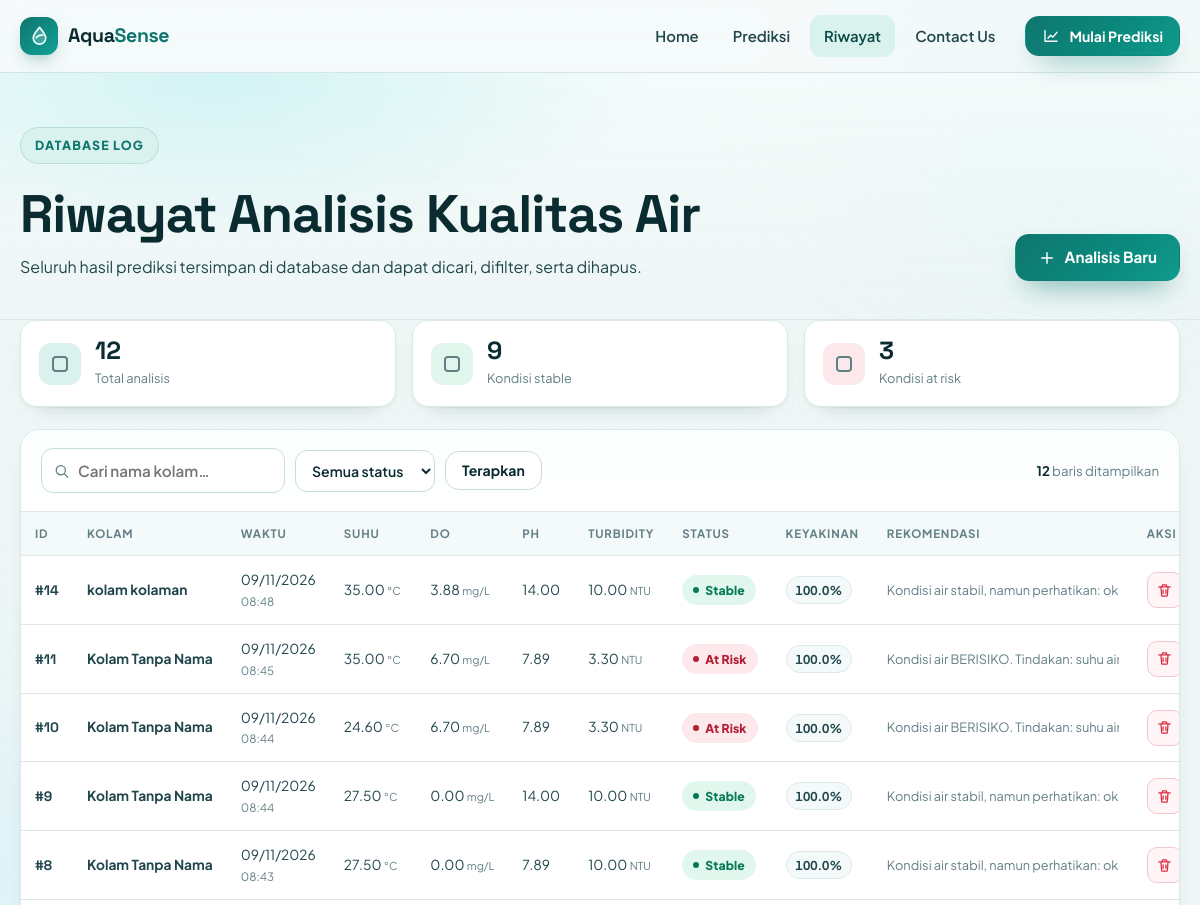
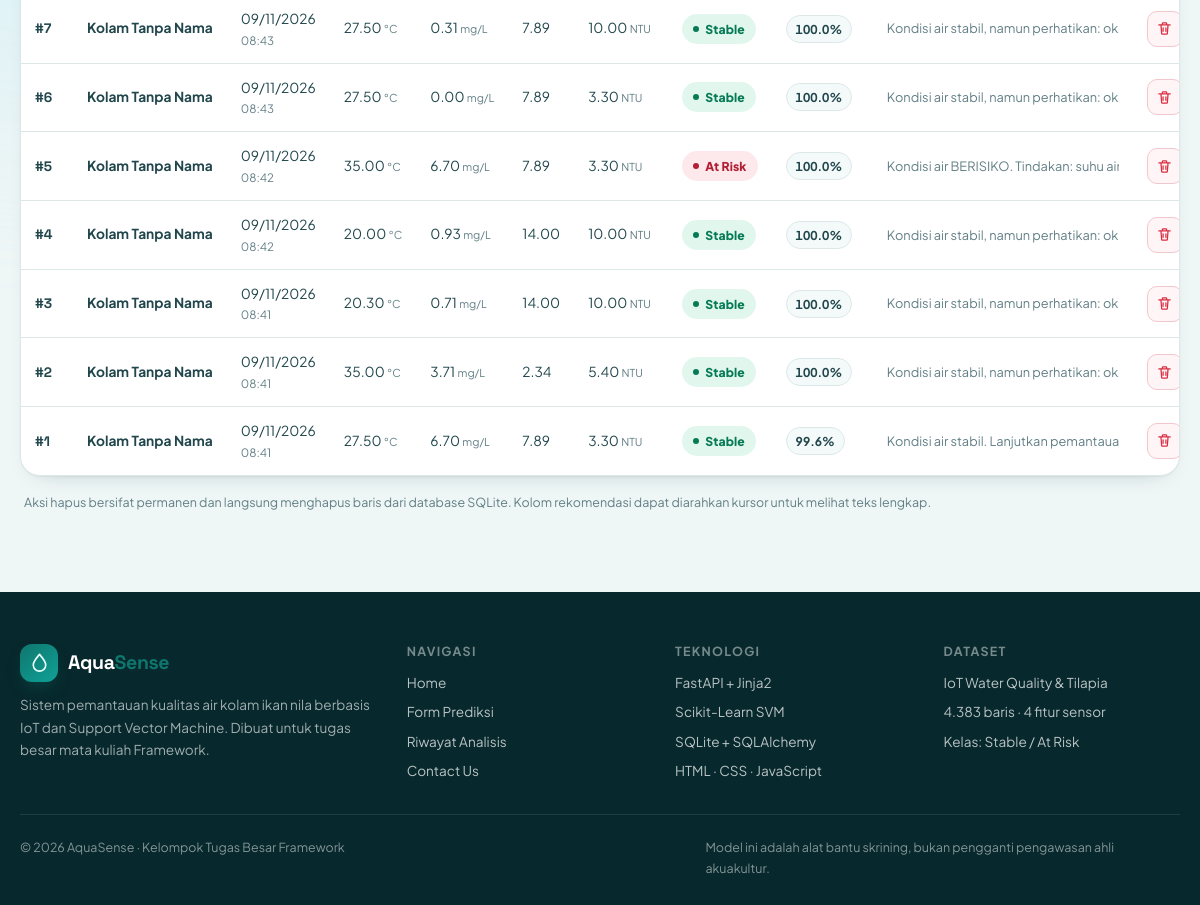
The app's page /history with its own data (2 pictures, top to bottom).
### models_db.py (models this page shows)
class WaterQualityLog(Base):
    __tablename__ = "water_quality_logs"
    id: Mapped[int] = mapped_column(Integer, primary_key=True, index=True)
    pond_name: Mapped[str] = mapped_column(String(100), default="Kolam Tanpa Nama")
    temperature: Mapped[float] = mapped_column(Float)
    dissolved_oxygen: Mapped[float] = mapped_column(Float)
    ph: Mapped[float] = mapped_column(Float)
    turbidity: Mapped[float] = mapped_column(Float)
    prediction: Mapped[str] = mapped_column(String(20))
    confidence: Mapped[float] = mapped_column(Float)
    recommendation: Mapped[str] = mapped_column(String(500))
    created_at: Mapped[datetime] = mapped_column(DateTime, default=datetime.now)

### main.py (the view)
@app.get("/history")
def history(
    request: Request,
    db: Annotated[Session, Depends(get_db)],
    q: str = Query("", max_length=100),
    status: str = Query("", max_length=20),
    deleted: int = 0,
):
    stmt = select(models_db.WaterQualityLog)
    if q:
        stmt = stmt.where(models_db.WaterQualityLog.pond_name.ilike(f"%{q}%"))
    if status in ("At Risk", "Stable"):
        stmt = stmt.where(models_db.WaterQualityLog.prediction == status)
    logs = db.scalars(stmt.order_by(models_db.WaterQualityLog.created_at.desc())).all()
    context = base_context(request)
    context.update(
        {
            "active": "history",
            "logs": logs,
            "stats": get_stats(db),
            "q": q,
            "status_filter": status,
            "deleted": bool(deleted),
        }
    )
    return templates.TemplateResponse(request, "history.html", context)

### templates/history.html (shortened to what this page needs)
{% extends "base.html" %}
{% block content %}
<section class="page-head">
  <div class="container page-head-row">
    <div>
      <span class="eyebrow">Database log</span>
      <h1>Riwayat Analisis Kualitas Air</h1>
      <p>Seluruh hasil prediksi tersimpan di database dan dapat dicari, difilter, serta dihapus.</p>
    </div>
    <a href="/predict" class="btn btn-primary">
      <svg viewBox="0 0 24 24" fill="none"><path d="M12 5v14M5 12h14" stroke="currentColor" stroke-width="1.9" stroke-linecap="round"/></svg>
      Analisis Baru
    </a>
  </div>
</section>
<div class="container">
  <div class="history-stats">
    <div class="hs-card">
      <span class="hs-icon hs-total"></span>
      <div><strong id="stat-total">{{ stats.total }}</strong><span>Total analisis</span></div>
    </div>
    <div class="hs-card">
      <span class="hs-icon hs-stable"></span>
      <div><strong id="stat-stable">{{ stats.stable }}</strong><span>Kondisi stable</span></div>
    </div>
    <div class="hs-card">
      <span class="hs-icon hs-risk"></span>
      <div><strong id="stat-risk">{{ stats.at_risk }}</strong><span>Kondisi at risk</span></div>
    </div>
  </div>
  <div class="card table-card">
    <div class="toolbar">
      <form method="get" action="/history" class="toolbar-form" id="filter-form">
        <div class="search-box">
          <input type="search" name="q" value="{{ q }}" placeholder="Cari nama kolam…" aria-label="Cari nama kolam">
        </div>
        <select name="status" aria-label="Filter status" class="select">
          <option value="" {% if not status_filter %}selected{% endif %}>Semua status</option>
        </select>
        <button type="submit" class="btn btn-ghost btn-sm">Terapkan</button>
      </form>
      <p class="toolbar-count"><strong>{{ logs|length }}</strong> baris ditampilkan</p>
    </div>
    {% if logs %}
    <div class="table-scroll">
      <table class="data-table" id="history-table">
        <thead>
          <tr>
            <th>ID</th>
            <th>Kolam</th>
            <th>Waktu</th>
            <th>Suhu</th>
            <th>DO</th>
            <th>pH</th>
            <th>Turbidity</th>
            <th>Status</th>
            <th>Keyakinan</th>
            <th>Rekomendasi</th>
            <th class="th-action">Aksi</th>
          </tr>
        </thead>
        <tbody>
          {% for log in logs %}
          <tr data-log-id="{{ log.id }}">
            <td class="cell-id">#{{ log.id }}</td>
            <td class="cell-pond">{{ log.pond_name }}</td>
            <td class="cell-date">{{ log.created_at.strftime('%d/%m/%Y') }}<span>{{ log.created_at.strftime('%H:%M') }}</span></td>
            <td>{{ '%.2f'|format(log.temperature) }} <small>°C</small></td>
            <td>{{ '%.2f'|format(log.dissolved_oxygen) }} <small>mg/L</small></td>
            <td>{{ '%.2f'|format(log.ph) }}</td>
            <td>{{ '%.2f'|format(log.turbidity) }} <small>NTU</small></td>
            <td>
              <span class="badge {% if log.prediction == 'At Risk' %}badge-risk{% else %}badge-stable{% endif %}">
                {{ log.prediction }}
              </span>
            </td>
            <td><span class="conf-pill">{{ '%.1f'|format(log.confidence * 100) }}%</span></td>
            <td class="cell-reco"><span title="{{ log.recommendation }}">{{ log.recommendation }}</span></td>
            <td class="cell-action">
              <button type="button" class="btn-delete" data-id="{{ log.id }}" data-name="{{ log.pond_name }}"
                      aria-label="Hapus data {{ log.pond_name }}" title="Hapus data">
                <svg viewBox="0 0 24 24" fill="none"><path d="M4 7h16M9 7V5a1 1 0 0 1 1-1h4a1 1 0 0 1 1 1v2m-8 0 1 12a1 1 0 0 0 1 1h6a1 1 0 0 0 1-1l1-12M10 11v5m4-5v5" stroke="currentColor" stroke-width="1.8" stroke-linecap="round" stroke-linejoin="round"/></svg>
              </button>
            </td>
          </tr>
          {% endfor %}
        </tbody>
      </table>
    </div>
    {% endif %}
  </div>
  <p class="table-note">
    Aksi hapus bersifat permanen dan langsung menghapus baris dari database SQLite.
    Kolom rekomendasi dapat diarahkan kursor untuk melihat teks lengkap.
  </p>
</div>
{% endblock %}

### templates/base.html (shortened to what this page needs)
<!DOCTYPE html>
<html lang="id">
<head>
  <link rel="stylesheet" href="{{ url_for('static', path='css/style.css') }}">
</head>
<body>
  <div class="bg-decor" aria-hidden="true">
    <span class="blob blob-1"></span>
  </div>
  <header class="site-header">
    <div class="container nav-wrap">
      <a href="/" class="brand" aria-label="AquaSense Home">
        <span class="brand-mark">
        </span>
        <span class="brand-text">Aqua<span>Sense</span></span>
      </a>
      <nav class="nav" id="primary-nav" aria-label="Navigasi utama">
        <a href="/" class="nav-link {% if active == 'home' %}is-active{% endif %}">Home</a>
        <a href="/predict" class="nav-link {% if active == 'predict' %}is-active{% endif %}">Prediksi</a>
        <a href="/history" class="nav-link {% if active == 'history' %}is-active{% endif %}">Riwayat</a>
        <a href="/contact" class="nav-link {% if active == 'contact' %}is-active{% endif %}">Contact Us</a>
        <a href="/predict" class="btn btn-primary btn-sm nav-cta">
          <svg viewBox="0 0 24 24" fill="none" aria-hidden="true"><path d="M4 19V5m0 14h16M8 15l3.5-4 3 2.5L20 7" stroke="currentColor" stroke-width="1.8" stroke-linecap="round" stroke-linejoin="round"/></svg>
          Mulai Prediksi
        </a>
      </nav>
    </div>
  </header>
  <main>
    {% block content %}{% endblock %}
  </main>
  <footer class="site-footer">
    <div class="container footer-grid">
      <div class="footer-brand">
        <a href="/" class="brand brand-footer">
          <span class="brand-mark">
            <svg viewBox="0 0 24 24" fill="none" aria-hidden="true">
              <path d="M12 2.5c3.8 4.3 6.5 7.6 6.5 11a6.5 6.5 0 1 1-13 0c0-3.4 2.7-6.7 6.5-11Z" stroke="currentColor" stroke-width="1.7" stroke-linejoin="round"/>
            </svg>
          </span>
          <span class="brand-text">Aqua<span>Sense</span></span>
        </a>
        <p>Sistem pemantauan kualitas air kolam ikan nila berbasis IoT dan Support Vector Machine. Dibuat untuk tugas besar mata kuliah Framework.</p>
      </div>
      <div class="footer-col">
        <h4>Navigasi</h4>
        <a href="/">Home</a>
        <a href="/predict">Form Prediksi</a>
        <a href="/history">Riwayat Analisis</a>
        <a href="/contact">Contact Us</a>
      </div>
      <div class="footer-col">
        <h4>Teknologi</h4>
        <span>FastAPI + Jinja2</span>
        <span>Scikit-Learn SVM</span>
        <span>SQLite + SQLAlchemy</span>
        <span>HTML · CSS · JavaScript</span>
      </div>
      <div class="footer-col">
        <h4>Dataset</h4>
        <span>IoT Water Quality &amp; Tilapia</span>
        <span>4.383 baris · 4 fitur sensor</span>
        <span>Kelas: Stable / At Risk</span>
      </div>
    </div>
    <div class="container footer-bottom">
      <p>&copy; {{ year }} AquaSense · Kelompok Tugas Besar Framework</p>
      <p class="footer-note">Model ini adalah alat bantu skrining, bukan pengganti pengawasan ahli akuakultur.</p>
    </div>
  </footer>
</body>
</html>

### records on screen
WaterQualityLog: id "14", pond_name "kolam kolaman", created_at "09/11/2026", created_at "08:48", temperature "35.00", dissolved_oxygen "3.88", ph "14.00", turbidity "10.00", prediction "Stable", log.confidence*100 "100.0", recommendation "Kondisi air stabil, namun perhatikan:…"
WaterQualityLog: id "11", pond_name "Kolam Tanpa Nama", created_at "09/11/2026", created_at "08:45", temperature "35.00", dissolved_oxygen "6.70", ph "7.89", turbidity "3.30", prediction "At Risk", log.confidence*100 "100.0", recommendation "Kondisi air BERISIKO. Tindakan: suhu…"
WaterQualityLog: id "10", pond_name "Kolam Tanpa Nama", created_at "09/11/2026", created_at "08:44", temperature "24.60", dissolved_oxygen "6.70", ph "7.89", turbidity "3.30", prediction "At Risk", log.confidence*100 "100.0", recommendation "Kondisi air BERISIKO. Tindakan: suhu…"
WaterQualityLog: id "9", pond_name "Kolam Tanpa Nama", created_at "09/11/2026", created_at "08:44", temperature "27.50", dissolved_oxygen "0.00", ph "14.00", turbidity "10.00", prediction "Stable", log.confidence*100 "100.0", recommendation "Kondisi air stabil, namun perhatikan:…"
WaterQualityLog: id "8", pond_name "Kolam Tanpa Nama", created_at "09/11/2026", created_at "08:43", temperature "27.50", dissolved_oxygen "0.00", ph "7.89", turbidity "10.00", prediction "Stable", log.confidence*100 "100.0", recommendation "Kondisi air stabil, namun perhatikan:…"
WaterQualityLog: id "7", pond_name "Kolam Tanpa Nama", created_at "09/11/2026", created_at "08:43", temperature "27.50", dissolved_oxygen "0.31", ph "7.89", turbidity "10.00", prediction "Stable", log.confidence*100 "100.0", recommendation "Kondisi air stabil, namun perhatikan:…"
WaterQualityLog: id "6", pond_name "Kolam Tanpa Nama", created_at "09/11/2026", created_at "08:43", temperature "27.50", dissolved_oxygen "0.00", ph "7.89", turbidity "3.30", prediction "Stable", log.confidence*100 "100.0", recommendation "Kondisi air stabil, namun perhatikan:…"
WaterQualityLog: id "5", pond_name "Kolam Tanpa Nama", created_at "09/11/2026", created_at "08:42", temperature "35.00", dissolved_oxygen "6.70", ph "7.89", turbidity "3.30", prediction "At Risk", log.confidence*100 "100.0", recommendation "Kondisi air BERISIKO. Tindakan: suhu…"
WaterQualityLog: id "4", pond_name "Kolam Tanpa Nama", created_at "09/11/2026", created_at "08:42", temperature "20.00", dissolved_oxygen "0.93", ph "14.00", turbidity "10.00", prediction "Stable", log.confidence*100 "100.0", recommendation "Kondisi air stabil, namun perhatikan:…"
WaterQualityLog: id "3", pond_name "Kolam Tanpa Nama", created_at "09/11/2026", created_at "08:41", temperature "20.30", dissolved_oxygen "0.71", ph "14.00", turbidity "10.00", prediction "Stable", log.confidence*100 "100.0", recommendation "Kondisi air stabil, namun perhatikan:…"
WaterQualityLog: id "2", pond_name "Kolam Tanpa Nama", created_at "09/11/2026", created_at "08:41", temperature "35.00", dissolved_oxygen "3.71", ph "2.34", turbidity "5.40", prediction "Stable", log.confidence*100 "100.0", recommendation "Kondisi air stabil, namun perhatikan:…"
WaterQualityLog: id "1", pond_name "Kolam Tanpa Nama", created_at "09/11/2026", created_at "08:41", temperature "27.50", dissolved_oxygen "6.70", ph "7.89", turbidity "3.30", prediction "Stable", log.confidence*100 "99.6", recommendation "Kondisi air stabil. Lanjutkan…"

### other values on screen
{{ stats.total }} "12"
{{ stats.stable }} "9"
{{ stats.at_risk }} "3"
{{ logs|length }} "12"
{{ year }} "2026"
